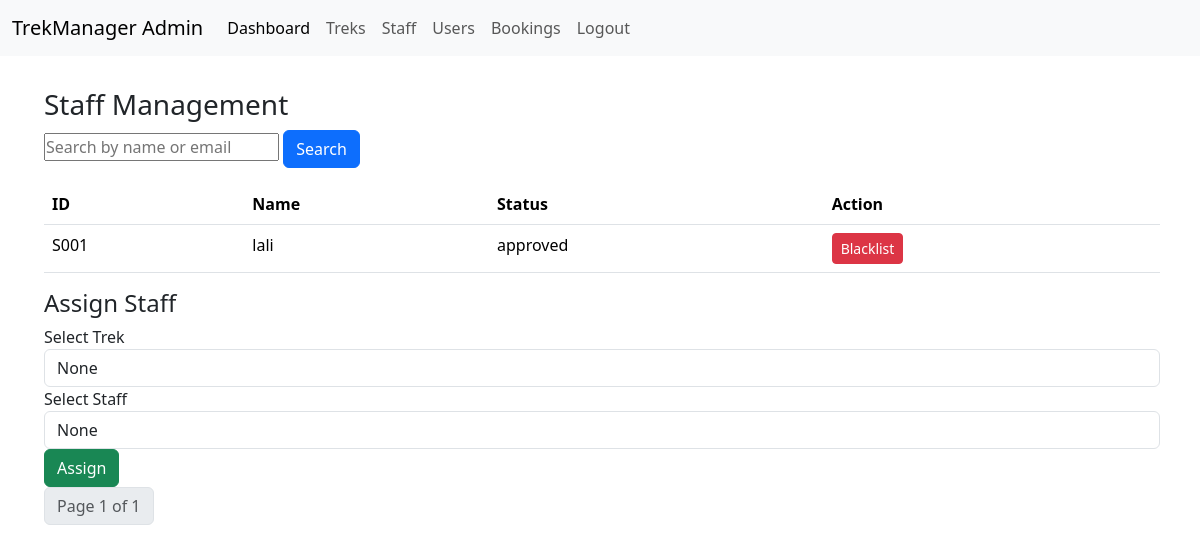
The page /admin/staff (signed in) on the database as committed earlier.
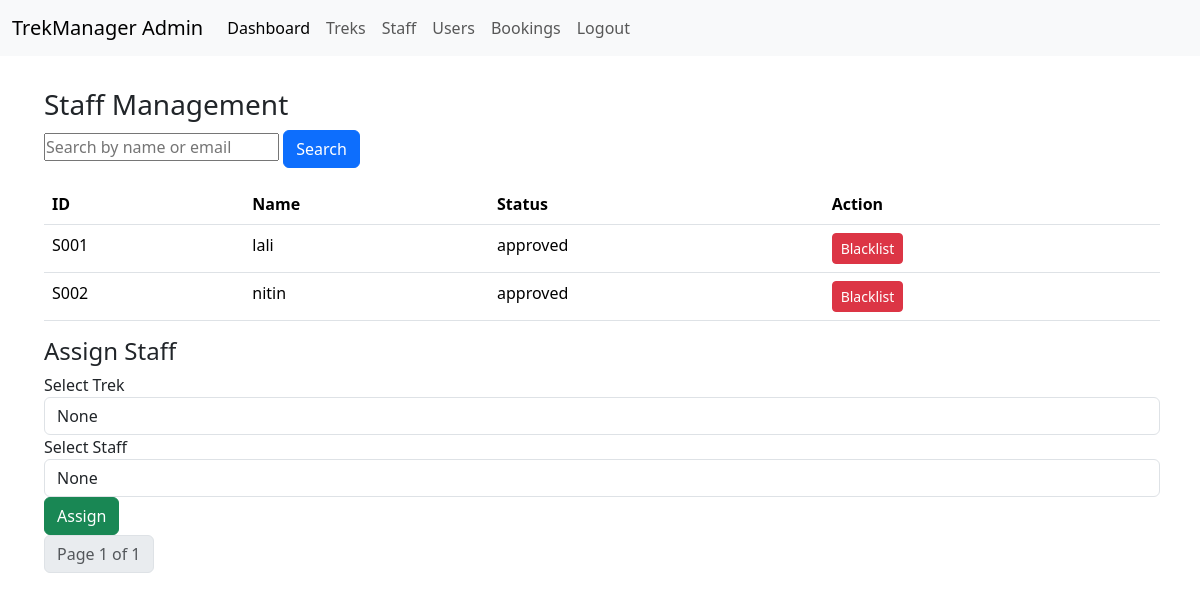
The same page on the database as committed later.
### application/models.py (models this page shows, shortened)
class Staffs(db.Model, UserMixin):
    __tablename__ = "staffs"
    id = db.Column(db.Integer, primary_key=True)
    full_name = db.Column(db.String(100), nullable=False)
    email = db.Column(db.String(150), unique=True, nullable=False)
    password_hash = db.Column(db.String(255), nullable=False)
    phone_no = db.Column(db.String(15), nullable=False, unique=True)
    exp = db.Column(db.String(10), nullable=False)
    approval_status = db.Column(db.String(20), default="pending")

### application/app.py (the view, shortened to what this page needs)
    @app.route("/admin/staff",methods=["GET","POST"])
    @login_required
    @admin_required
    def manage_staff():
        search_query = request.args.get("q","")
        page=request.args.get("page",1,type=int)
        query=Staffs.query
        approved_staff = Staffs.query.filter_by(approval_status="approved").all()
        opened_trek = Treks.query.filter_by(status="Open").all()
        pagination = query.paginate(page=page,per_page=5,error_out=False)
        return render_template("admin/staffs.html",staff_list=pagination.items, pagination=pagination, search_query=search_query,approved_staffs=approved_staff,opened_trek=opened_trek)

### application/helpers.py (called while the page is built)
def admin_required(f):
    @wraps(f)
    def wrapper(*args, **kwargs):
        if not current_user.is_authenticated or not isinstance(current_user, Admins):
            abort(403)
        return f(*args, **kwargs)
    return wrapper

### templates/admin/staffs.html (shortened to what this page needs)
{% extends "admin/layout_admin.html" %}
{% block main %}
<div class="container m-2">
    <h3>Staff Management</h3>
    <form method="GET" class="mb-3">
        <input type="text" name="q" value="{{ search_query }}" placeholder="Search by name or email">
        <button class="btn btn-primary">Search</button>
    </form>
    <table class="table">
        <thead>
            <tr>
                <th>ID</th>
                <th>Name</th>
                <th>Status</th>
                <th>Action</th>
            </tr>
        </thead>
        <tbody>
            {% for staff in staff_list %}
            <tr>
                <td>S{{ "%03d"|format(staff.id) }}</td>
                <td>{{ staff.full_name }}</td>
                <td>{{ staff.approval_status }}</td>
                <td>
                    {% if staff.approval_status == "blacklisted" %}
                    <form method="POST" action="{{ url_for('restore_staff', staff_id=staff.id) }}"
                        style="display:inline;">
                        <button class="btn btn-sm btn-success">Restore</button>
                    </form>
                    {% else %}
                    <form method="POST" action="{{ url_for('blacklist_staff', staff_id=staff.id) }}"
                        style="display:inline;">
                        <button class="btn btn-sm btn-danger">Blacklist</button>
                    </form>
                    {% endif %}
                </td>
            </tr>
            {% endfor %}
        </tbody>
    </table>
        <h4>Assign Staff</h4>
        <form method="POST">
            <label>Select Trek</label>
            <select name="selected_trek_id" class="form-control">
                <option value="">None</option>
            </select>
            <label>Select Staff</label>
            <select name="selected_staff_id" class="form-control">
                <option value="">None</option>
            </select>
            <button type="submit" class="btn btn-success">Assign</button>
        </form>
    <nav>
        <ul class="pagination">
            <li class="page-item disabled"><span class="page-link">Page {{ pagination.page }} of {{ pagination.pages
                    }}</span></li>
        </ul>
    </nav>
    {% endblock %}

Rows that differ between the two databases and show on the page:
added Staffs: id "002", full_name "nitin", approval_status "approved"
